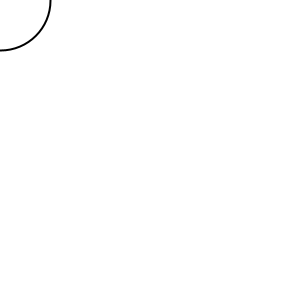
Frame 1 (no input)
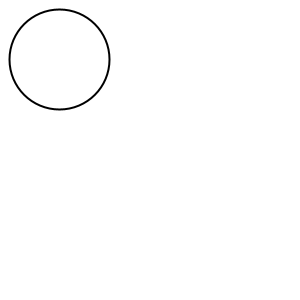
Frame 60 (the mouse pressed at the canvas centre just before this capture)
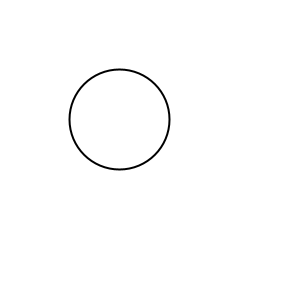
Frame 120 (the mouse held since frame 60 and released just before this capture)

The Processing sketch that drew these frames (run headless with seeded random() and noise(); from frame 60 on, the mouse is pressed at the canvas centre):

// Processing sketch: Checkpoint_1_4
// ── Checkpoint_1_4.pde
int x;
int y;

void setup(){
  size(300,300);
  strokeWeight(2);
  x = 0;
  y = 0;
}

void draw() {
  background(255);
  circle(x,y,100);
  x = x + 1;
  y = y + 1;
  
  if(x > 350 & y > 350){
    x = -50;
    y = -50;
  }
} 
